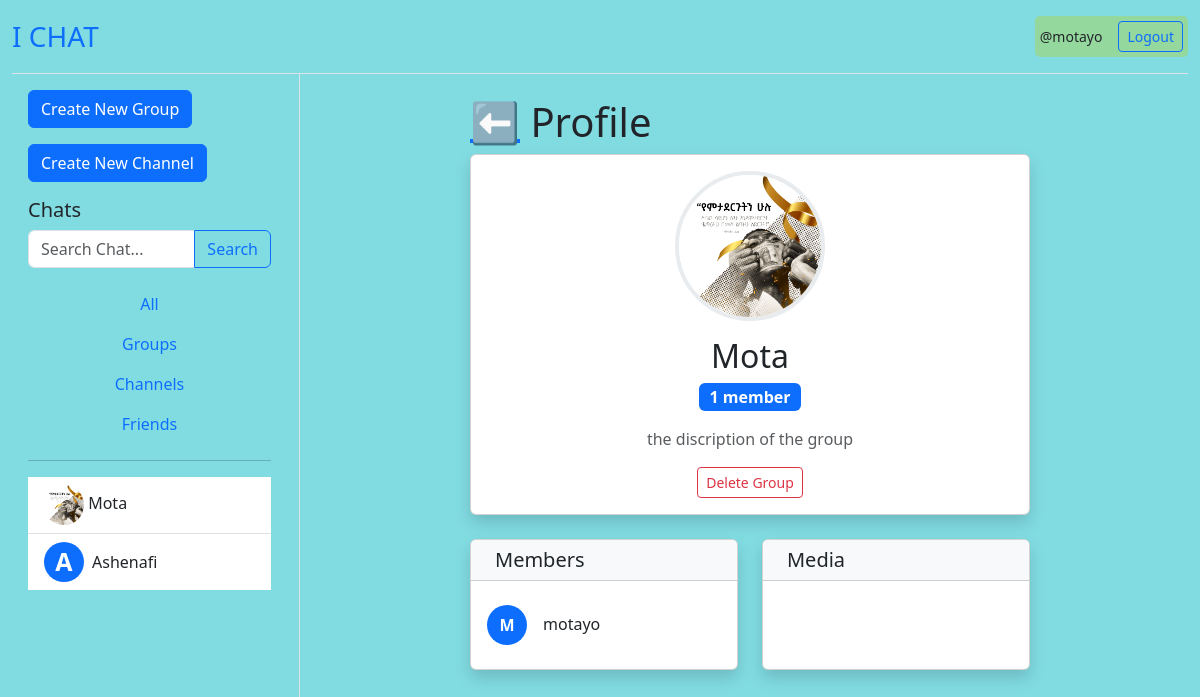
The page /group/group_profile/1/ (signed in) on the database its author committed.
### accounts/models.py (models this page shows)
class CustomUser(AbstractUser):
    profile = models.ImageField(upload_to='profiles/users', blank=True, null=True)

### groups/models.py (models this page shows, shortened)
class Group(models.Model):
    owner = models.ForeignKey(CustomUser, on_delete=models.CASCADE)
    name = models.CharField(max_length=100,unique=True)
    profile = models.ImageField(upload_to='profiles/group/',null=True, blank=True)
    description = models.CharField(max_length=300, null=True, blank=True)
    members = models.ManyToManyField(CustomUser, related_name="member")
    created_at = models.DateTimeField(auto_now_add=True)
    updated_at = models.DateTimeField(auto_now=True)

### groups/views.py (the view)
# urls.py: path('group_profile/<int:pk>/', views.group_profile, name="group_profile"),
@login_required(login_url='log-in')
def group_profile(request, pk):
    profile = 'group'
    group = Group.objects.get(id=pk)
    channels = Channel.objects.all()
    users = CustomUser.objects.all()
    groups = Group.objects.all()
    members = group.members.all()
    messages = GroupMessage.objects.filter(group=group)
    context = {
        'profile':profile,
        'group':group,
        'groups':groups,
        'channels':channels,
        'users':users,
        'members':members,
        'messages':messages,
    }
    return render(request, 'groups/profile.html', context)

### groups/templates/groups/profile.html (shortened to what this page needs)
{% extends 'groups/home.html' %}
{% block chat %}
    <div class="container-fluid py-4">
        <div class="row justify-content-center">
            <div class="col-lg-8">
                <h1 class="card-title mb-2"><a href="{{request.META.HTTP_REFERER}}">⬅️</a> Profile</h1>
                <div class="card shadow mb-4">
                    <div class="card-body text-center">
                        <img src="{{ group.profile.url }}" alt="Group Profile" class="rounded-circle mb-3" style="width: 150px; height: 150px; object-fit: cover; border: 4px solid #e9ecef;">
                        <h2 class="card-title mb-2">{{ group.name }}</h2>
                        <span class="badge bg-primary fs-6 mb-3">{{ group.members.count }} member{{ group.members.count|pluralize }}</span>
                        <p class="card-text text-muted">{{ group.description }}</p>
                        {% if request.user == group.owner %}
                            <div>
                                <a href="{% url 'delete_gp' group.id %}" class="btn btn-sm btn-outline-danger">Delete Group</a>
                            </div>
                        {% endif %}
                    </div>
                </div>
                <div class="row">
                    <div class="col-md-6">
                        <div class="card shadow h-100">
                            <div class="card-header bg-light">
                                <h5 class="card-title mb-0">
                                    Members
                                </h5>
                            </div>
                            <div class="card-body">
                                {% if members %}
                                    <div class="list-group list-group-flush">
                                        {% for member in members %}
                                            <div class="list-group-item px-0">
                                                <div class="d-flex align-items-center">
                                                    <div class="avatar bg-primary text-white rounded-circle d-flex align-items-center justify-content-center me-3" style="width: 40px; height: 40px; font-weight: bold;">
                                                        {{ member.username|first|upper }}
                                                    </div>
                                                    <div>
                                                        <h6 class="mb-0">{{ member.username }}</h6>
                                                    </div>
                                                </div>
                                            </div>
                                        {% endfor %}
                                    </div>
                                {% else %}
                                    <p class="text-muted mb-0">No members yet.</p>
                                {% endif %}
                            </div>
                        </div>
                    </div>
                    <div class="col-md-6">
                        <div class="card shadow h-100">
                            <div class="card-header bg-light">
                                <h5 class="card-title mb-0">
                                    Media
                                </h5>
                            </div>
                            <div class="card-body">
                            </div>
                        </div>
                    </div>
                </div>
            </div>
        </div>
    </div>
{% endblock %}

### groups/templates/groups/home.html (shortened to what this page needs)
{% extends 'groups/base.html' %}
{% block content %}
<div class="container-fluid vh-100">
    <div class="row h-100">
        <div class="col-md-4 col-lg-3 border-end d-flex flex-column">
            <div class="p-3 flex-grow-1 overflow-auto">
                <a href="{% url 'create_group' %}" class="btn btn-primary mb-3">Create New Group</a>
                <a href="{% url 'create_channel' %}" class="btn btn-primary mb-3">Create New Channel</a>
                <h3 class="h5">Chats</h3>
                <form action="" method="get" class="mb-3">
                    <div class="input-group">
                        <input type="search" name="p" placeholder="Search Chat..." class="form-control">
                        <button type="submit" class="btn btn-outline-primary">Search</button>
                    </div>
                </form>
                <div class="nav flex-column">
                    <button class="nav-link">All</button>
                    <button class="nav-link">Groups</button>
                    <button class="nav-link">Channels</button>
                    <button class="nav-link">Friends</button>
                </div>
                <hr>
                <div class="list-group list-group-flush">
                    {% for group in groups %}
                    <a href="{% url 'group' group.name %}" class="list-group-item list-group-item-action" >
                        <img src="{{ group.profile.url }}" alt="profile" style="width: 40px; height: 40px; border-radius: 20px;">
                        {{group.name}}
                    </a>
                    {% endfor %}
                    {% for user in users %}
                        {% if user != request.user %}
                            <a href="{% url 'friend' user.id %}" class="list-group-item list-group-item-action">
                                <div class="d-flex align-items-center">
                                        <div class="avatar bg-primary text-white rounded-circle d-flex align-items-center justify-content-center me-2"
                                             style="width: 40px; height: 40px; font-weight: bold; font-size: 25px;">
                                            {{ user.username|first|upper }}
                                        </div>
                                    {{ user.username.capitalize }}
                                </div>
                            </a>
                        {% endif %}
                    {% endfor %}
                </div>
            </div>
        </div>
        <div class="col-md-8 col-lg-9 d-flex flex-column">
            <div class="flex-grow-1 d-flex flex-column">
                {% block chat %}
                {% endblock %}
            </div>
        </div>
    </div>
</div>
{% endblock %}

### groups/templates/groups/base.html (shortened to what this page needs)
<!DOCTYPE html>
<html lang="en">
<head>
    <link href="https://cdn.jsdelivr.net/npm/bootstrap@5.3.0/dist/css/bootstrap.min.css" rel="stylesheet">
</head>
<body class="d-flex flex-column min-vh-100" style="background-color: rgb(129, 220, 226); ">
    <div class="container-fluid flex-grow-1 d-flex flex-column">
        <header class="d-flex justify-content-between align-items-center py-3 border-bottom">
            <h1 class="h3 mb-0"><a href="{% url 'home' %}" class="text-decoration-none">I CHAT</a></h1>
            {% if request.user.is_authenticated %}
                <div class="d-flex align-items-center" style="background-color: rgb(149, 216, 158); padding: 5px; border-radius: 5px;">
                    <small class="me-3">@{{request.user.username}}</small>
                    <a href="{% url 'logout' %}" class="btn btn-outline-primary btn-sm">Logout</a>
                </div>
            {% endif %}
        </header>
    </div>
    {% block content %}
    {% endblock %}
</body>
</html>

### rows shown on the page
CustomUser: user.username "motayo", username|first "M", username "motayo"
Group: profile (picture), name "Mota", members.count "1", description "the discription of the group"
CustomUser: username|first "A", username "Ashenafi"
